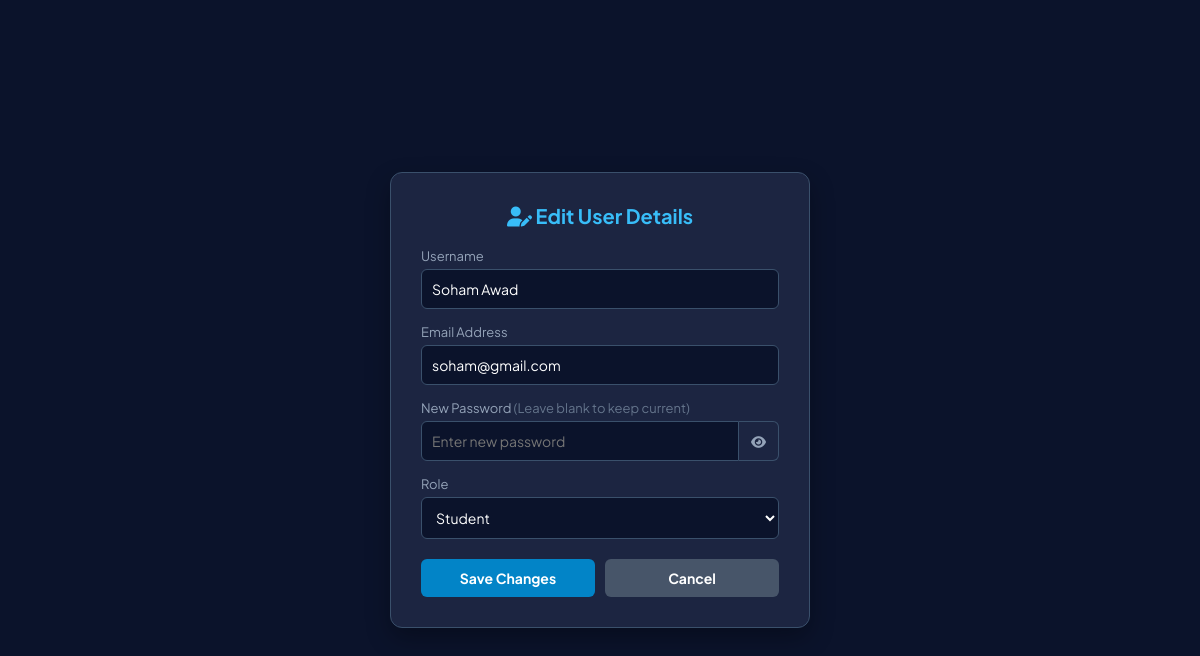
The app's page /edit_user/4 (signed in) with its own data.
### app.py (models this page shows)
class User(UserMixin, db.Model):
    id = db.Column(db.Integer, primary_key=True)
    username = db.Column(db.String(150), unique=True, nullable=False)
    email = db.Column(db.String(150), unique=True, nullable=False)
    password = db.Column(db.String(150), nullable=False)
    role = db.Column(db.String(50), nullable=False) # Student, Teacher, Admin
    results = db.relationship('Result', backref='user', cascade="all, delete-orphan")
    quizzes = db.relationship('Quiz', backref='teacher', cascade="all, delete-orphan")

### app.py (the view, shortened to what this page needs)
@app.route('/edit_user/<int:user_id>', methods=['GET', 'POST'])
@login_required
def edit_user(user_id):
    user = User.query.get_or_404(user_id)
    return render_template('edit_user.html', user=user)

### app.py (called while the page is built)
@login_manager.user_loader
def load_user(user_id):
    return User.query.get(int(user_id))

### templates/edit_user.html (shortened to what this page needs)
<!DOCTYPE html>
<html lang="en">
<head>
    <link rel="stylesheet" href="https://cdnjs.cloudflare.com/ajax/libs/font-awesome/6.4.0/css/all.min.css">
    <link rel="stylesheet" href="{{ url_for('static', filename='css/style.css') }}">
</head>
<body>
    <div class="card">
        <h2 style="text-align: center; color: #38bdf8; margin-bottom: 20px; font-size: 20px;">
            <i class="fa-solid fa-user-pen"></i> Edit User Details
        </h2>
        <form action="{{ url_for('edit_user', user_id=user.id) }}" method="POST">
            <div class="form-group">
                <label>Username</label>
                <input type="text" name="username" class="form-control" value="{{ user.username }}" required>
            </div>
            <div class="form-group">
                <label>Email Address</label>
                <input type="email" name="email" class="form-control" value="{{ user.email }}" required>
            </div>
            <div class="form-group">
                <label>New Password <span style="color: #64748b;">(Leave blank to keep current)</span></label>
                <div class="password-container">
                    <input type="password" id="editPassword" name="password" class="form-control" placeholder="Enter new password">
                    <button type="button" class="toggle-btn" onclick="togglePassword()"><i id="eyeIcon" class="fa-solid fa-eye"></i></button>
                </div>
            </div>
            <div class="form-group">
                <label>Role</label>
                <select name="role" class="form-control" required>
                    <option value="Student" {% if user.role == 'Student' %}selected{% endif %}>Student</option>
                </select>
            </div>
            <div class="btn-container">
                <button type="submit" class="btn btn-submit">Save Changes</button>
                <a href="{{ url_for('admin_dashboard') }}" class="btn btn-cancel">Cancel</a>
            </div>
        </form>
    </div>
</body>
</html>

### static/css/style.css (style rules this page uses)
:root { --bg-primary: #0f172a; --bg-card: #1e293b; --accent-blue: #38bdf8; --accent-purple: #818cf8; --accent-green: #34d399; --accent-red: #f87171; --text-primary: #f8fafc; --text-secondary: #94a3b8; --border-color: #334155; --glass-bg: rgba(30, 41, 59, 0.7); }
* { margin: 0; padding: 0; box-sizing: border-box !important; font-family: 'Plus Jakarta Sans', sans-serif; }
html, body { width: 100%; max-width: 100vw; overflow-x: hidden; background-color: var(--bg-primary); color: var(--text-primary); min-height: 100vh; }
.glass-card, .card { background: var(--glass-bg); backdrop-filter: blur(12px); -webkit-backdrop-filter: blur(12px); border: 1px solid var(--border-color); border-radius: 16px; padding: 24px; box-shadow: 0 10px 30px rgba(0, 0, 0, 0.3); transition: transform 0.2s ease, border-color 0.2s ease; width: 100%; }
.btn-primary, .btn { background: linear-gradient(135deg, var(--accent-blue), var(--accent-purple)); color: #ffffff; border: none; padding: 12px 24px; border-radius: 10px; font-weight: 600; font-size: 14px; cursor: pointer; transition: opacity 0.2s ease, transform 0.1s ease; display: inline-flex; align-items: center; justify-content: center; gap: 8px; text-decoration: none; }
.form-group { margin-bottom: 20px; }
.form-group label { display: block; font-size: 14px; color: var(--text-secondary); margin-bottom: 8px; }
.form-control, input, select, textarea { width: 100%; padding: 12px 16px; border-radius: 10px; background: var(--bg-primary); border: 1px solid var(--border-color); color: var(--text-primary); font-size: 14px; outline: none; transition: border-color 0.2s ease; }

### templates/edit_user.html (style rules this page uses)
body { background-color: #0b132b; color: #fff; display: flex; justify-content: center; align-items: center; min-height: 100vh; margin: 0; font-family: sans-serif; }
.card { background: #1c2541; padding: 30px; border-radius: 12px; width: 100%; max-width: 420px; box-shadow: 0 10px 25px rgba(0,0,0,0.3); border: 1px solid #3a506b; }
.form-group { margin-bottom: 15px; }
.form-group label { display: block; margin-bottom: 5px; color: #94a3b8; font-size: 13px; }
.form-control { width: 100%; padding: 10px; background: #0b132b; border: 1px solid #3a506b; color: #fff; border-radius: 6px; box-sizing: border-box; }
.password-container { display: flex; }
.password-container input { border-top-right-radius: 0; border-bottom-right-radius: 0; }
.toggle-btn { background: #1c2541; border: 1px solid #3a506b; border-left: none; color: #94a3b8; padding: 10px 12px; border-top-right-radius: 6px; border-bottom-right-radius: 6px; cursor: pointer; }
.btn-container { display: flex; gap: 10px; margin-top: 20px; }
.btn { flex: 1; padding: 10px; border: none; border-radius: 6px; font-weight: bold; cursor: pointer; text-align: center; text-decoration: none; }
.btn-submit { background: #0284c7; color: #fff; }
.btn-cancel { background: #475569; color: #fff; }

### records on screen
User: username "Soham Awad", email "soham@gmail.com", role "Student"
